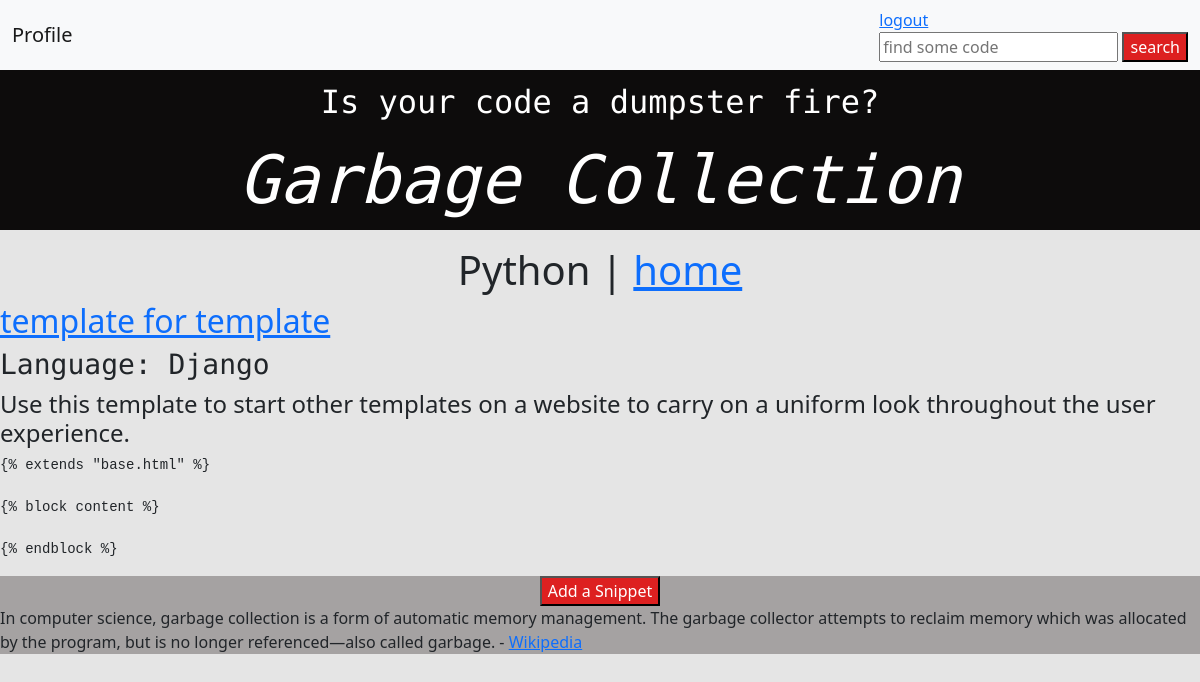
The page /category/python (signed in) on the database as committed earlier.
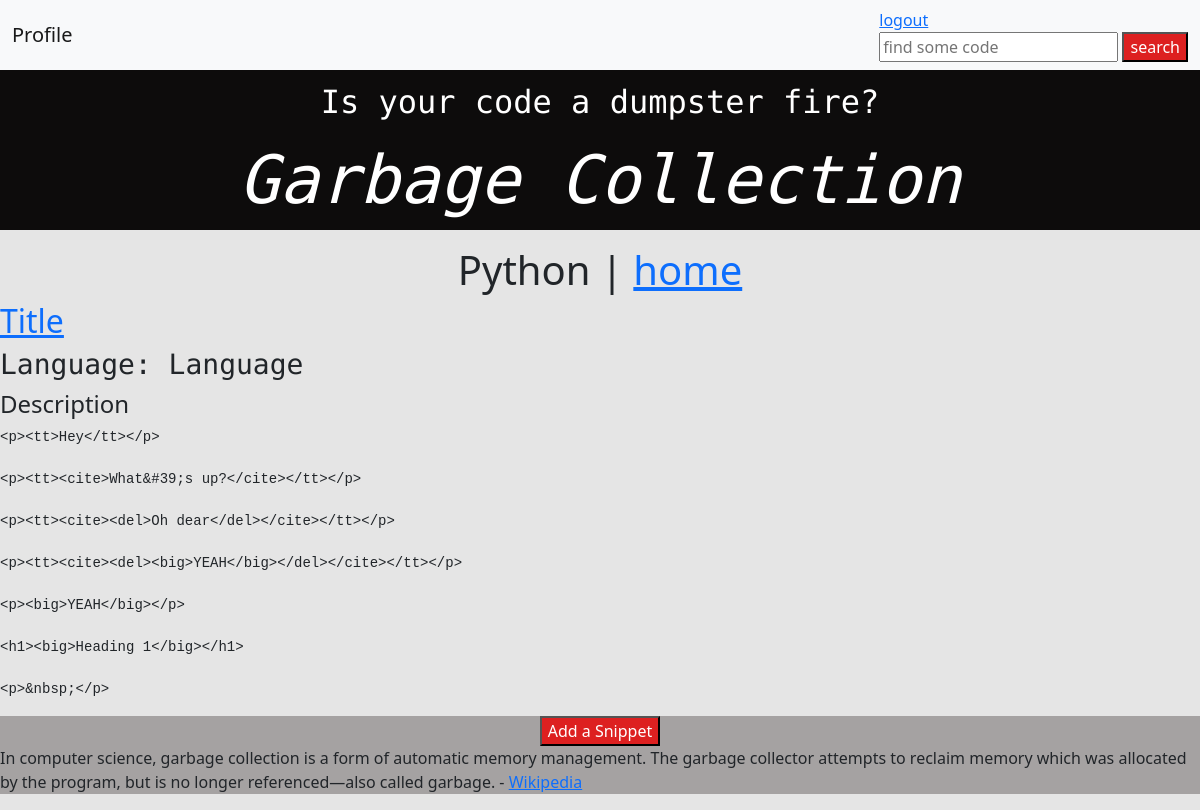
The same page on the database as committed later.
### snippets/models.py (models this page shows, shortened)
class Snippet(models.Model):
    title = models.CharField(max_length=500)
    language = models.CharField(choices=languages, max_length=20, blank=True, null=True)
    category = models.ManyToManyField("Category", related_name="snippets", blank=True)
    description = models.TextField(max_length=1000, null=True, blank=True)
    code = models.TextField(max_length=2000, null=True, blank=True)
    created_at = models.DateTimeField(auto_now_add=True)
    created_by = models.ForeignKey(CustomUser, on_delete=models.SET_NULL, null=True, blank=True, related_name="snippets")
    public = models.BooleanField(default=False)
    og_snippet = models.ForeignKey(
        "self",
        on_delete=models.CASCADE,
        null=True,
        blank=True,
        related_name="snippet_copies",)
    copy_count = models.IntegerField(default=0)

### snippets/views.py (the view)
# urls.py: path('category/<slug:slug>', snippets_views.category, name="category"),
@login_required
def category(request, slug):
    category = get_object_or_404(Category, slug=slug)
    snippets = category.snippets.all()
    return render(request, "category.html", {"category": category, "snippets": snippets})

### templates/category.html
{% extends "base.html" %}
{% block content %}
<h1>
    <center>
    {{ category.name }} | <a href="{% url 'index' %}">home</a>
    </center>
</h1>
{% for snippet in snippets %}
    <a href="{% url 'detail' pk=snippet.pk %}"><h2>{{ snippet.title }}</h2></a>
    <h3>Language: {{ snippet.language }}</h3>
    <h4>{{ snippet.description }}</h4>
    <pre><code>{{ snippet.code }}</code></pre>
{% endfor %}
{% endblock %}

Rows that differ between the two databases and show on the page:
no longer on this page (row edited): Snippet: title "template for template", language "Django", description "Use this template to start other templates on a website to carry on a uniform look throughout the user experience.", code "{% extends \"base.html\" %} {% block content %} {% endblock %}"
added Snippet: title "Title", language "Language", description "Description", code "<p><tt>Hey</tt></p> <p><tt><cite>What&#39;s up?</cite></tt></p> <p><tt><cite><del>Oh dear</del></cite></tt></p> <p><tt><cite><del><big>YEAH</big></del></cite></tt></p> <p><big>YEAH</big></p> <h1><big>Heading 1</big></h1> <p>&nbsp;</p>"
